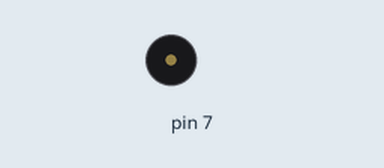
A sketch run on a simulated Arduino Uno, built with avr-gcc and run on an emulated ATmega328P. On the bench: buzzer (waves = sounding).

Above: at 0.5 s.
Timing chart, 0 to 4.6 s (numbered marks = the images above):
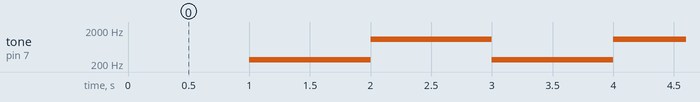

The sketch:

buzzer.ino
```cpp
void setup()
{
  pinMode(7, OUTPUT);
}

void loop()
{
  delay(1000);
  tone(7, 264);
  delay(1000);
  tone(7, 1056);
}
```

Measured:
- by itself, tone on pin 7: alternates 1056 Hz for 1.0 s and 264 Hz for 1.0 s
